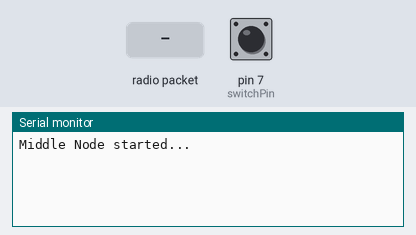
A sketch run on a simulated Arduino Uno, built with avr-gcc and run on an emulated ATmega328P. Shown: the last lines printed to the serial monitor. The test bench sets the inputs (shaded band); at power-on: pin 7 (switchPin) LOW. No radio packets arrive unless stated.

Above: at 1.2 s.
1.3 s: pin 7 (switchPin) pulled HIGH for 0.15 s
At 2.6 s:
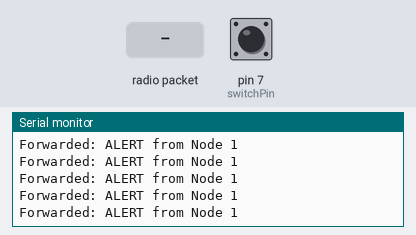
2.9 s: radio packet "->1" arrives
At 4.1 s:
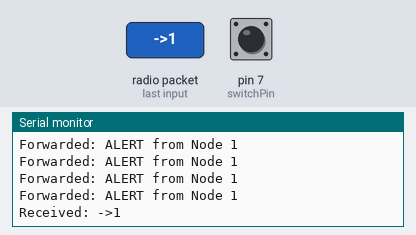
4.4 s: radio packet "1" arrives
At 5.6 s:
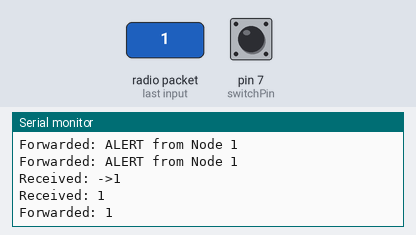
5.9 s: pin 7 (switchPin) driven HIGH
At 6.6 s:
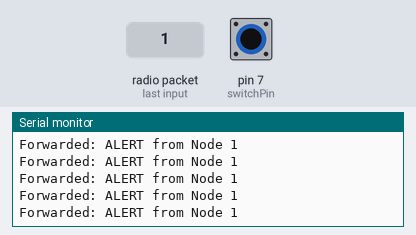

The sketch:

AIR0214_Angad_middle.ino
```cpp
#include <SPI.h>
#include <nRF24L01.h>
#include <RF24.h>

RF24 radio(2, 3);

const byte HEAD_ID = 0;
const byte MIDDLE_ID = 1;
const byte LAST_ID = 2;

const int switchPin = 7;

// Pipes
const byte addresses[][6] = {"1Node", "2Node", "3Node"};

void setup() {
  pinMode(switchPin, INPUT);
  Serial.begin(9600);

  if (!radio.begin()) {
    Serial.println("NRF24 hardware not responding!");
    while (1);
  }

  radio.openWritingPipe(addresses[2]); // Forward to Last
  radio.openReadingPipe(1, addresses[1]); // Receive for Middle
  radio.setPALevel(RF24_PA_LOW);
  radio.startListening();

  Serial.println("Middle Node started...");
}

void loop() {
  // Check switch for alert
  if (digitalRead(switchPin) == HIGH) {
    sendAlert();
  }

  // Forwarding mechanism
  if (radio.available()) {
    char text[32] = "";
    radio.read(&text, sizeof(text));
    Serial.print("Received: ");
    Serial.println(text);

    // Check if it's for me or to forward
    String msg = String(text);
    if (msg.indexOf("->1") != -1) {
      // This was addressed to me
      replyToHead("ACK from Middle");
    } else {
      // Forward to next
      forwardMessage(text);
    }
  }
}

void forwardMessage(const char* msg) {
  radio.stopListening();
  for (int i = 0; i < 3; i++) {
    if (radio.write(msg, strlen(msg) + 1)) {
      Serial.print("Forwarded: ");
      Serial.println(msg);
      break;
    }
  }
  radio.startListening();
}

void replyToHead(const char* reply) {
  radio.stopListening();
  radio.openWritingPipe(addresses[0]); // Send back to Head
  radio.write(reply, strlen(reply) + 1);
  radio.openWritingPipe(addresses[2]); // Restore
  radio.startListening();
}

void sendAlert() {
  String alertMsg = "ALERT from Node " + String(MIDDLE_ID);
  forwardMessage(alertMsg.c_str());
}
```

Measured:
- after the input at 1.3 s, the serial monitor: prints a new line at once (image 1)
- after the input at 2.9 s, the serial monitor: prints a new line at once (image 2)
- after the input at 4.4 s, the serial monitor: prints a new line at once (image 3)
- after the input at 5.9 s, the serial monitor: prints a new line at once (image 4)
